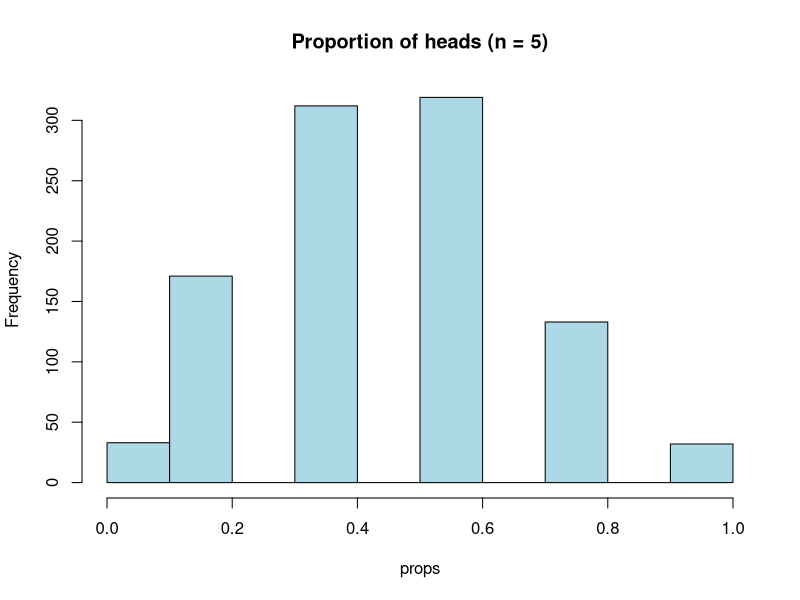

Write the R code that produced this figure.
# 1️⃣ Reaction times
rt <- c(220, 230, 400, 240, 250)
mean(rt)
median(rt)
# The median is more robust to the outlier (400)

# 2️⃣ Expected spikes
p <- 0.2
n <- 10
n * p   # Expected number of spikes = 2

# 3️⃣ Proportion of heads
props <- rbinom(1000, 5, 0.5) / 5
hist(props, main = "Proportion of heads (n = 5)", col = "lightblue", border = "black")
